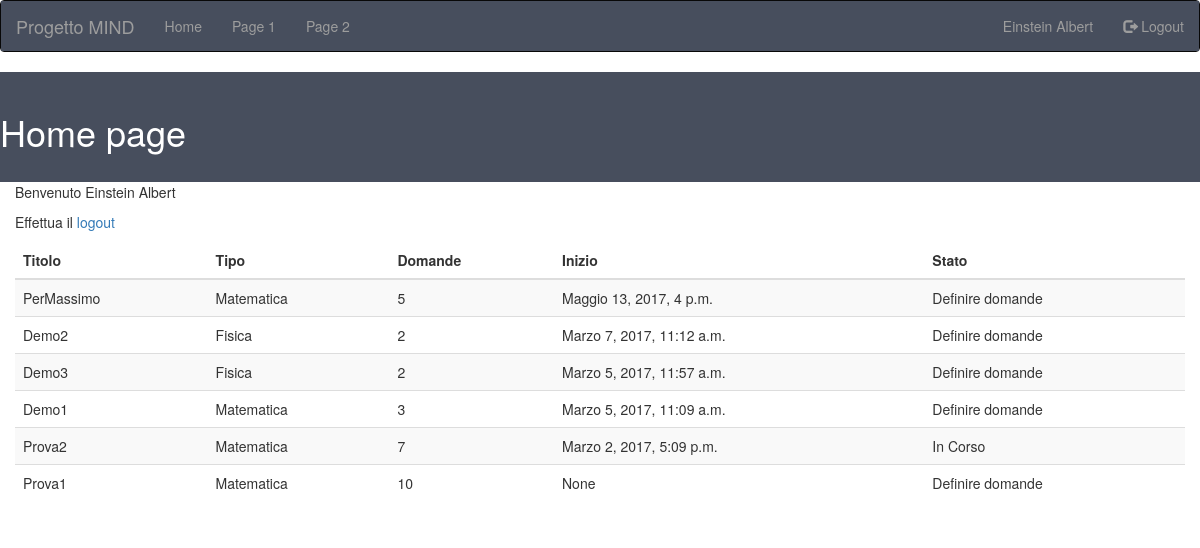
The page /demo/ (signed in) on the database its author committed.
### demo/models.py (models this page shows, shortened)
class Gara(models.Model):
    titolo=models.CharField(max_length=30, verbose_name='Titolo',unique=True)
    tipo=models.CharField(max_length=1, choices=(('M','Matematica'),('F','Fisica')))
    num_domande=models.SmallIntegerField()
    inizio=models.DateTimeField(blank=True,null=True)
    durata=models.DurationField(default=timedelta(hours=2))
    squadre=models.ManyToManyField(Squadra, blank=True)
    stato=models.CharField(max_length=1, default='D',editable=False,
            choices=(('D','Definire domande'),('P','Pronta'),('I','In Corso'),('C','Completata')))
    squadre_up=models.SmallIntegerField(default=3, verbose_name="Squdre per crescita punteggio")
    max_risposte_sbagliate=models.SmallIntegerField(default=2,verbose_name="Max risposte sbagliate per crescita punteggio")
    class Meta:
        verbose_name_plural='Gare'

### demo/views.py (the view)
def home(request):
    gare=Gara.objects.all().order_by('-inizio')
    return render(request, 'demo/home.html',{'titolo':'Home Page','gare':gare})

### demo/templates/demo/home.html (shortened to what this page needs)
{% extends "demo/base.html" %}
{% block titolo %}
<h1> Home page </h1>
{% endblock %}
{% block content %}
{% if request.user.is_authenticated %}
<p>Benvenuto {{ request.user.last_name }} {{ request.user.first_name }}</p>
<p>Effettua il <a href="{% url "demo:logout" %}">logout</a></p>
<table class="table table-striped">
	<thead>
	<tr>
		<th>Titolo</th>
		<th>Tipo</th>
		<th>Domande</th>
		<th>Inizio</th>
		<th>Stato</th>
	</tr>
	</thead>
	{% for r in gare %}
	<tr>
		<td> {{r.titolo}} </td>
		<td> {{r.get_tipo_display}} </td>
		<td> {{r.num_domande}} </td>
		<td> {{r.inizio}} </td>
		<td> {{r.get_stato_display}} </td>
	</tr>
	{% endfor %}
</table>
{% else %}
Effettua il <a href="{% url "demo:login" %}">login</a>
{% endif %}
{% endblock %}

### demo/templates/demo/base.html (shortened to what this page needs)
{% load staticfiles %}
<!DOCTYPE html>
<html>
<head>
	<link rel="stylesheet" href="https://maxcdn.bootstrapcdn.com/bootstrap/3.3.7/css/bootstrap.min.css">
</head>
<body>
 	<nav class="navbar navbar-inverse">
		<div class="container-fluid bg-1">
			<div class="navbar-header">
				<a class="navbar-brand" href="{% url "demo:login" %}">Progetto MIND</a>
			</div>
			<ul class="nav navbar-nav">
				<li><a href="{% url "demo:home" %}">Home</a></li>
				<li><a href="#">Page 1</a></li>
				<li><a href="#">Page 2</a></li>
			</ul>
			<ul class="nav navbar-nav navbar-right">
				{% if request.user.is_authenticated %}
					<li><p class="navbar-text">{{request.user.last_name}} {{request.user.first_name}}</p></li>
					<li><a href="{% url "demo:logout" %}"><span class="glyphicon glyphicon-log-out"></span>  Logout</a></li>
				{% else %}
					<li><a href="{% url "demo:login" %}"><span class="glyphicon glyphicon-log-in"></span>  Login</a></li>
				{% endif %}
			</ul>
		</div>
	</nav>
	<div id="content" class="container-fluidi titolo bg-1">{% block titolo %}Aggiungi Titolo {% endblock %}</div>
	<div id="content" class="container-fluid">{% block content %} {% endblock %}</div>
</body>
</html>

### demo/templates/demo/base.html (style rules this page uses)
.bg-1 { background-color: #474e5d; color: #ffffff; }
.titolo { padding-top:20px; padding-bottom:20px; }

### rows shown on the page
Gara: titolo "PerMassimo", tipo "Matematica", num_domande "5", inizio "Maggio 13, 2017, 4 p.m.", stato "Definire domande"
Gara: titolo "Demo2", tipo "Fisica", num_domande "2", inizio "Marzo 7, 2017, 11:12 a.m.", stato "Definire domande"
Gara: titolo "Demo3", tipo "Fisica", num_domande "2", inizio "Marzo 5, 2017, 11:57 a.m.", stato "Definire domande"
Gara: titolo "Demo1", tipo "Matematica", num_domande "3", inizio "Marzo 5, 2017, 11:09 a.m.", stato "Definire domande"
Gara: titolo "Prova2", tipo "Matematica", num_domande "7", inizio "Marzo 2, 2017, 5:09 p.m.", stato "In Corso"
Gara: titolo "Prova1", tipo "Matematica", num_domande "10", inizio "None", stato "Definire domande"

### other values the page prints
{{ request.user.last_name }} "Einstein"
{{ request.user.first_name }} "Albert"
